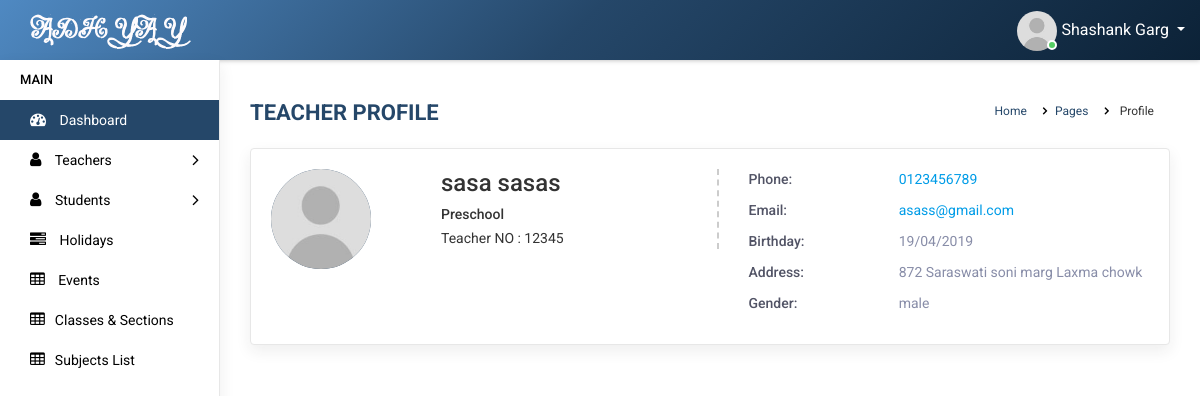
Page /teacher-profile.php?userId=3 (signed in) on the committed database.
### tables this page shows
CREATE TABLE `teachers` (
  `id` int(11) NOT NULL AUTO_INCREMENT,
  `user_id` int(11) NOT NULL,
  `gender` varchar(100) DEFAULT NULL,
  `dob` varchar(200) DEFAULT NULL,
  `class_id` int(11) DEFAULT NULL,
  `is_class_teacher` varchar(50) DEFAULT NULL,
  `joining_date` varchar(255) DEFAULT NULL,
  `mobile_number` varchar(255) DEFAULT NULL,
  `subject_id` varchar(100) DEFAULT NULL,
  `teacher_id` varchar(255) DEFAULT NULL,
  `section_id` int(11) DEFAULT NULL,
  `permanent_address` varchar(255) DEFAULT NULL,
  `profile_image` text,
  `createdDate` timestamp NULL DEFAULT NULL,
  PRIMARY KEY (`id`)
);

CREATE TABLE `users` (
  `id` int(11) NOT NULL AUTO_INCREMENT,
  `first_name` varchar(200) DEFAULT NULL,
  `last_name` varchar(200) DEFAULT NULL,
  `user_name` varchar(200) DEFAULT NULL,
  `email_address` varchar(255) DEFAULT NULL,
  `password` text,
  `user_role` varchar(100) DEFAULT NULL,
  `email_verification` int(11) DEFAULT '0',
  `createdDate` timestamp NULL DEFAULT NULL,
  PRIMARY KEY (`id`)
);

### employee/class/dbclass.php (called while the page is built, shortened)
<?php
class MySQLCN {
    function MySQLCN() {
        $user = DB_USERNAME;
        $pass = DB_PASSWORD;
        $server = DB_SERVER;
        $dbase = DB_DATABASE;
        $conn = mysqli_connect($server, $user, $pass);
        $this->CONN = $conn;
        return true;
    }
    function select($sql = "") {
        $conn = $this->CONN;
        $results = @mysqli_query($conn, $sql);
        $count = 0;
        $data = array();
        while ($row = mysqli_fetch_array($results)) {
            foreach ($row as $key => $value) {
                if (!is_array($value)) {
                    $row[$key] = htmlspecialchars_decode($value, ENT_QUOTES);
                }
            }
            $data[$count] = $row;
            $count++;
        }
        return $data;
    }
}
?>

### employee/class/Teacher.php (called while the page is built, shortened)
<?php
class Teacher extends MySQLCN {
    function getTeacherInfo($id) {
        $fetch = "SELECT * FROM `users` join teachers on users.id =teachers.user_id where users.id ='" . $id . "'";
        $fetch_data = $this->select($fetch);
        return $fetch_data;
    }
}
?>

### teacher-profile.php (the view, shortened to what this page needs)
<?php
require_once 'employee/class/dbclass.php';
require_once 'employee/class/Teacher.php';
$teacher = new Teacher();
$userId = (isset($_REQUEST['userId'])) ? $_REQUEST['userId'] : NULL;
if ($userId != NULL) { $result = $teacher->getTeacherInfo($userId);
    if ($result == NULL) { $userId = ''; } }
    ?>
<?php
require_once 'includes/header.php';
require_once 'includes/sidebar.php';
?>
<div class="page-wrapper">
            <div class="content container-fluid">
				  <div class="page-header">
					<div class="row">
						<div class="col-lg-7 col-md-12 col-sm-12 col-12">
							<h5 class="text-uppercase">Teacher Profile</h5>
						</div>
						<div class="col-lg-5 col-md-12 col-sm-12 col-12">
							<ul class="list-inline breadcrumb float-right">
								<li class="list-inline-item"><a href="#">Home</a></li>
								<li class="list-inline-item"><a href="#">Pages</a></li>
								<li class="list-inline-item"> Profile</li>
							</ul>
						</div>
					</div>
				</div>
                <div class="card-box m-b-0">
                    <div class="row">
                        <div class="col-md-12">
                            <div class="profile-view">
                                <div class="profile-img-wrap">
                                    <div class="profile-img">
                                        <?php
                                            if(!empty($result[0]['profile_image'])) {
                                                $imageData = PROFILE_PIC_IMAGE_PATH . $result[0]['profile_image'];
                                            } else {
                                                $imageData = 'assets/img/user.jpg';
                                            }
                                        ?>
                                        <a href=""><img class="avatar" src="<?php echo $imageData; ?>" alt=""></a>
                                    </div>
                                </div>
                                <div class="profile-basic">
                                    <div class="row">
                                        <div class="col-md-5">
                                            <div class="profile-info-left">
                                                <h3 class="user-name m-t-0"><?php echo $result[0]['first_name'].' '.$result[0]['last_name']?></h3>
                                                <h5 class="company-role m-t-0 m-b-0">Preschool</h5>
                                                <div class="staff-id">Teacher NO : <?php echo $result[0]['teacher_id'];?></div>
											</div>
                                        </div>
                                        <div class="col-md-7">
                                            <ul class="personal-info">
                                                <li>
                                                    <span class="title">Phone:</span>
                                                    <span class="text"><a href=""><?php echo $result[0]['mobile_number'];?></a></span>
                                                </li>
                                                <li>
                                                    <span class="title">Email:</span>
                                                    <span class="text"><a href=""><?php echo $result[0]['email_address'];?></a></span>
                                                </li>
                                                <li>
                                                    <span class="title">Birthday:</span>
                                                    <span class="text"><?php echo $result[0]['dob'];?></span>
                                                </li>
                                                <li>
                                                    <span class="title">Address:</span>
                                                    <span class="text"><?php echo $result[0]['permanent_address'];?></span>
                                                </li>
                                                <li>
                                                    <span class="title">Gender:</span>
                                                    <span class="text"><?php echo $result[0]['gender'];?></span>
                                                </li>
                                            </ul>
                                        </div>
                                    </div>
                                </div>
                            </div>
                        </div>
                    </div>
                </div>
            </div>
        </div>
    </div>
    <?php require_once 'includes/footer.php'; ?>

### rows in the picture
teachers: user.first_name "sasa", user.last_name "sasas", teacher "12345", mobile_number "0123456789", user.email_address "asass@gmail.com", dob "19/04/2019", permanent_address "872 Saraswati soni marg Laxma chowk", gender "male"

### other values in the picture
$_SESSION['name'] "Shashank Garg"
